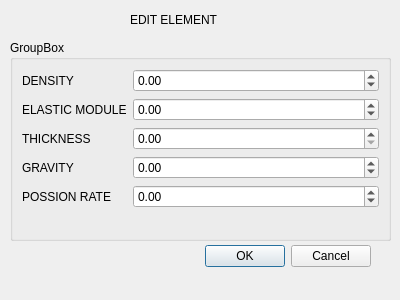
<?xml version="1.0" encoding="UTF-8"?>
<ui version="4.0">
 <class>ElementEditDialog</class>
 <widget class="QDialog" name="ElementEditDialog">
  <property name="geometry">
   <rect>
    <x>0</x>
    <y>0</y>
    <width>400</width>
    <height>300</height>
   </rect>
  </property>
  <property name="windowTitle">
   <string>Dialog</string>
  </property>
  <widget class="QDialogButtonBox" name="buttonBox">
   <property name="geometry">
    <rect>
     <x>30</x>
     <y>240</y>
     <width>341</width>
     <height>32</height>
    </rect>
   </property>
   <property name="orientation">
    <enum>Qt::Horizontal</enum>
   </property>
   <property name="standardButtons">
    <set>QDialogButtonBox::Cancel|QDialogButtonBox::Ok</set>
   </property>
  </widget>
  <widget class="QGroupBox" name="groupBox">
   <property name="geometry">
    <rect>
     <x>10</x>
     <y>40</y>
     <width>381</width>
     <height>201</height>
    </rect>
   </property>
   <property name="title">
    <string>GroupBox</string>
   </property>
   <layout class="QFormLayout" name="formLayout">
    <item row="0" column="0">
     <widget class="QLabel" name="label">
      <property name="text">
       <string>DENSITY</string>
      </property>
     </widget>
    </item>
    <item row="0" column="1">
     <widget class="QDoubleSpinBox" name="density">
      <property name="minimum">
       <double>-9999999.000000000000000</double>
      </property>
      <property name="maximum">
       <double>9999999.000000000000000</double>
      </property>
     </widget>
    </item>
    <item row="1" column="0">
     <widget class="QLabel" name="label_2">
      <property name="text">
       <string>ELASTIC MODULE</string>
      </property>
     </widget>
    </item>
    <item row="1" column="1">
     <widget class="QDoubleSpinBox" name="elastic">
      <property name="minimum">
       <double>-9999999999999.000000000000000</double>
      </property>
      <property name="maximum">
       <double>9999999999999.000000000000000</double>
      </property>
      <property name="stepType">
       <enum>QAbstractSpinBox::DefaultStepType</enum>
      </property>
      <property name="value">
       <double>0.000000000000000</double>
      </property>
     </widget>
    </item>
    <item row="2" column="0">
     <widget class="QLabel" name="label_3">
      <property name="text">
       <string>THICKNESS</string>
      </property>
     </widget>
    </item>
    <item row="2" column="1">
     <widget class="QDoubleSpinBox" name="thickness">
      <property name="maximum">
       <double>999999999.000000000000000</double>
      </property>
     </widget>
    </item>
    <item row="3" column="0">
     <widget class="QLabel" name="label_4">
      <property name="text">
       <string>GRAVITY</string>
      </property>
     </widget>
    </item>
    <item row="3" column="1">
     <widget class="QDoubleSpinBox" name="gravity">
      <property name="minimum">
       <double>-99999999.000000000000000</double>
      </property>
      <property name="maximum">
       <double>99999999.000000000000000</double>
      </property>
     </widget>
    </item>
    <item row="4" column="0">
     <widget class="QLabel" name="label_6">
      <property name="text">
       <string>POSSION RATE</string>
      </property>
     </widget>
    </item>
    <item row="4" column="1">
     <widget class="QDoubleSpinBox" name="poisson">
      <property name="minimum">
       <double>-99.000000000000000</double>
      </property>
     </widget>
    </item>
   </layout>
  </widget>
  <widget class="QLabel" name="label_5">
   <property name="geometry">
    <rect>
     <x>130</x>
     <y>10</y>
     <width>121</width>
     <height>20</height>
    </rect>
   </property>
   <property name="text">
    <string>EDIT ELEMENT</string>
   </property>
  </widget>
 </widget>
 <resources/>
 <connections>
  <connection>
   <sender>buttonBox</sender>
   <signal>accepted()</signal>
   <receiver>ElementEditDialog</receiver>
   <slot>accept()</slot>
   <hints>
    <hint type="sourcelabel">
     <x>248</x>
     <y>254</y>
    </hint>
    <hint type="destinationlabel">
     <x>157</x>
     <y>274</y>
    </hint>
   </hints>
  </connection>
  <connection>
   <sender>buttonBox</sender>
   <signal>rejected()</signal>
   <receiver>ElementEditDialog</receiver>
   <slot>reject()</slot>
   <hints>
    <hint type="sourcelabel">
     <x>316</x>
     <y>260</y>
    </hint>
    <hint type="destinationlabel">
     <x>286</x>
     <y>274</y>
    </hint>
   </hints>
  </connection>
 </connections>
</ui>
